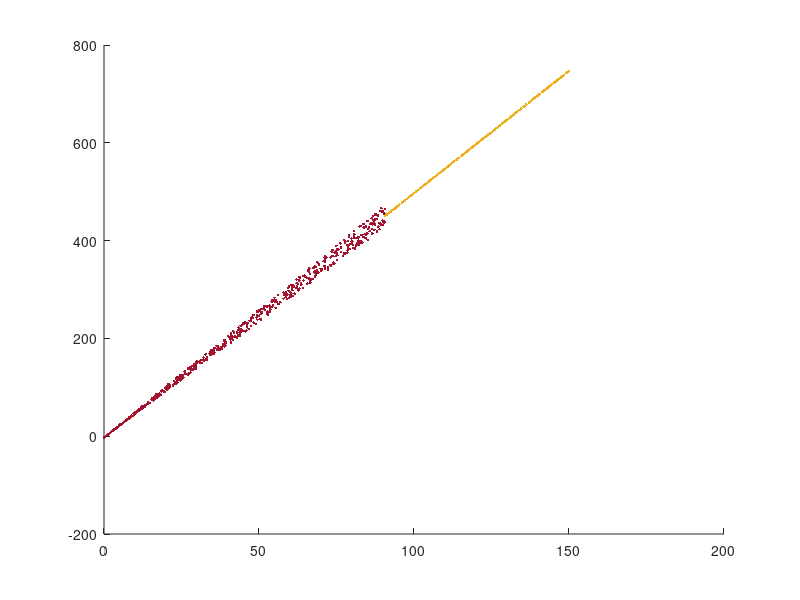

Write MATLAB code to recreate this figure. (Note: this script raises an error after producing the figure.)
%% 简介
%{
作者：张家乐 
学号：202004060313 
日期：2023.3.5
解决的问题：OLS拟合。
本代码文件共分5节：
第一节为初始化，生成了样本数据集；
第二节为OLS拟合，即利用LU分解求解正规方程组，得到拟合函数的两个参数；
第三节计算误差SSE;
第四节绘制拟合函数图像与样本点；
第五节打印结果。
%}
%% 初始化
clc,clear;
x=150*rand([1000,1]);%在0-150的范围内生成服从均匀分布的1000个随机数，作为输入
x=sort(x);%升序排列
y=zeros(1000,1);
for i=x
    y=5*i-3;%由函数y=5*X-3生成相应的真实输出
end
data=[x,y];%数据集建立完毕
len=length(data);%获取数据集长度
train_data=zeros(0.6*len,2);%取前60%个样本点添加-10%--10%的噪声用来拟合
for i=1:0.6*len
    train_data(i,:)=[data(i,1),data(i,2)*(1+0.05*(-1+2*rand(1)))];
end
test_data=data(0.6*len+1:end,:);%后40%个样本点用来计算SSE
%% OLS拟合

%求解正规方程组所用到的系数
m=length(train_data);
sum_x=sum(train_data(:,1));
sum_y=sum(train_data(:,2));
sum_x2=sum(train_data(:,1).^2);
sum_xy=sum(train_data(:,1).*train_data(:,2));

%构造系数矩阵A及向量b
A=[m,sum_x;sum_x,sum_x2];
b=[sum_y;sum_xy];

%对系数矩阵A进行LU分解
U=zeros(2,2);L=zeros(2,2);
for step=1:2%L和U矩阵的求解顺序应为先求U的第一行，再求L的第一列，以此类推
    
    for j=1:2%求U的第step行
        if step==1
            U(step,j)=A(step,j);
        else 
            for k=1:i-1
                he=L(step,k)*U(k,j);
            end
            U(step,j)=A(step,j)-he;
        end
    end
    
    for i=1:2%求L的第step列
        if step==1
            L(i,step)=A(i,step)/U(step,step);
        else 
            for k=1:j-1
                he=L(i,k)*U(k,step);
            end
            L(i,step)=(A(i,step)-he)/U(step,step);
        end
    end
end

%利用Ly=b和Ux=y进行求解x
y1=b(1);y2=b(2)-L(2,1)*y1;
x2=y2/U(2,2);x1=(y1-U(1,2)*x2)/U(1,1);%其中x2为直线斜率，x1为直线截距
%% 计算SSE
  
y_yuce=x2*test_data(:,1)+x1;
SSE=sum((y_yuce-test_data(:,2)).^2);

%% 作图
scatter(train_data(:,1),train_data(:,2),'.','MarkerEdgeColor','#A2142F','MarkerFaceColor','#A2142F');hold on;%拟合数据集绘制出散点图
scatter(test_data(:,1),test_data(:,2),'.','MarkerEdgeColor','#EDB120','MarkerFaceColor','#EDB120');hold on;%测试数据集绘制出散点图
syms x
y=@(x) x2*x+x1;%构建拟合直线的匿名函数
fplot(y,[0,150],'Color','#0072BD','linewidth',2);
grid on;
ylabel('x');
xlabel('y');
legend('用来拟合的样本点','用来测试的样本点','拟合曲线');
title('OLS');
set(get(gca, 'Xlabel'),'Fontname','宋体','FontWeight','bold','Fontsize',20);
set(get(gca, 'Ylabel'),'Fontname','宋体','FontWeight','bold','Fontsize',20);
set(get(gca, 'legend'),'Fontname','宋体','FontWeight','bold','Fontsize',15);
set(get(gca, 'title'),'Fontname','宋体','FontWeight','bold','Fontsize',20);
axis([0 150 0 800]);%为了显示得更清楚，但是坐标轴并不成比例
%% 打印结果
disp(strcat('拟合函数表达式：y=',num2str(x2),'*x',num2str(x1)))
disp('真实函数表达式：y=5*x-3')
disp(strcat('SSE:',num2str(SSE)))
disp('注：每次运行时，样本数据集都会重新随机生成，因此拟合结果有差异')